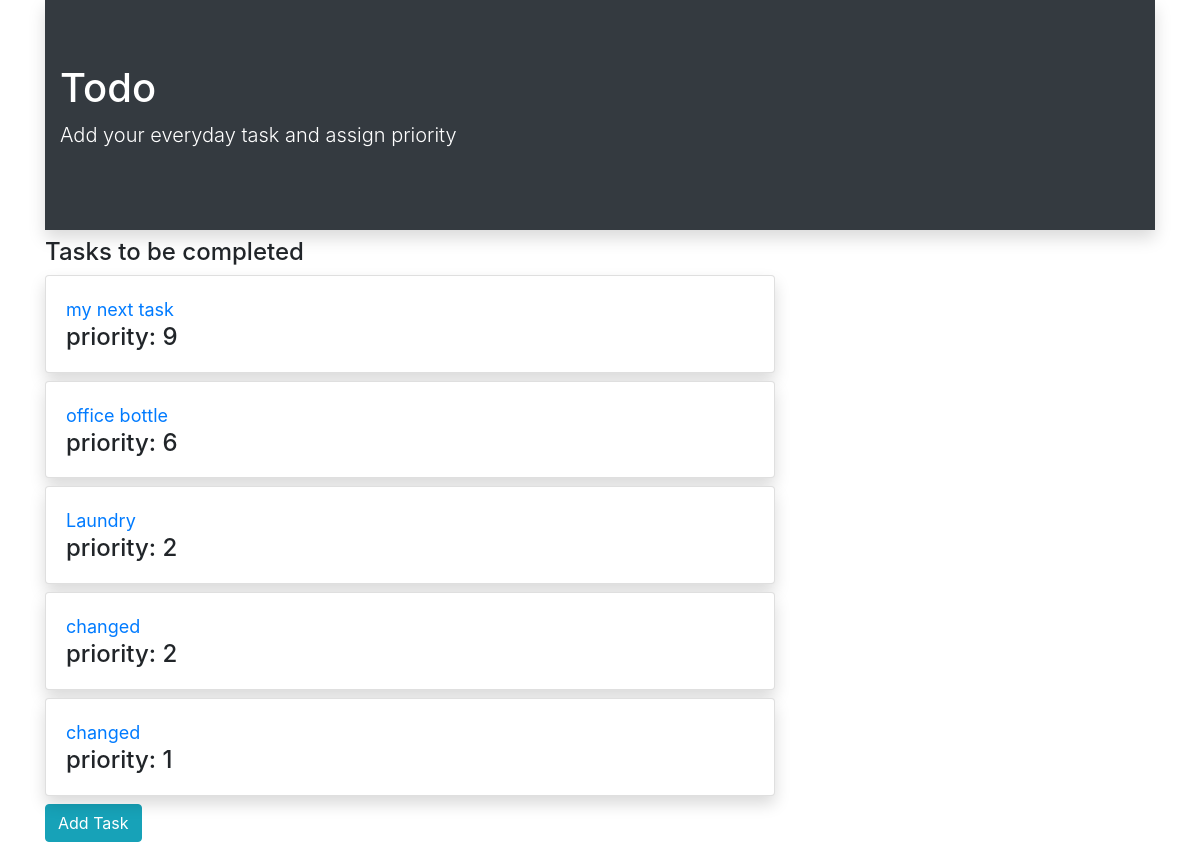
The page /cbvindex/ on the database its author committed.
### todoapp/models.py (models this page shows, shortened)
class Task(models.Model):
    text=models.CharField(max_length=500)
    priority=models.IntegerField()
    date=models.DateField(default=datetime.date.today)

### todoapp/views.py (the view)
# urls.py: path("cbvindex/",TaskListView.as_view(),name="cbvindex"),
class TaskListView(ListView):
    model = Task
    template_name = "todoapp/cbvindex.html"
    def get_context_data(self, **kwargs):
        context = super().get_context_data(**kwargs)
        context['tasks'] = Task.objects.all().order_by('-priority').values
        return context

### templates/todoapp/cbvindex.html
{% extends 'todoapp/base.html' %}
{% block body %}
<div class="container">
    <div class="row">
        <div class="col-md-12">
            <div class="jumbotron jumbotron-fluid bg-dark text-white mb-2 shadow">
                <div class="container">
                    <div class="banner">
                        <div class="banner-text">
                            <h1>Todo</h1>
                            <p class="lead">Add your everyday task and assign priority</p>
                        </div>
                    </div>
                </div>
            </div>
        </div>
    </div>
    <div class="row">
        <div class="col-sm-8 center">
            <h4>Tasks to be completed</h4>
            {% for task in tasks %}
            <div class="card shadow bg-white rounded mb-2 " >
                <div class="card-body">
                    <a href="{% url 'todoapp:cbvdetail' task.id %}" class="card-title" style="font-size:18px">{{task.text}}</a>
                    <h4 class="card-text">priority: {{task.priority}}</h4>
                </div>
            </div>
            {% endfor %}
            <a class="btn btn-info" href="{% url 'todoapp:cbvadd' %}">Add Task</a>
        </div>
    </div>
</div>
{% endblock %}

### rows shown on the page
Task: text "my next task", priority "9"
Task: text "office bottle", priority "6"
Task: text "Laundry", priority "2"
Task: text "changed", priority "2"
Task: text "changed", priority "1"
